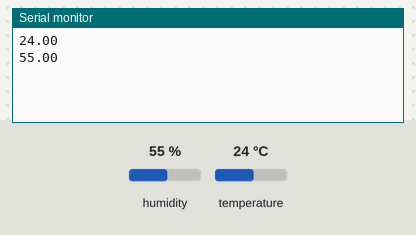
The sketch below on a simulated ESP8266 (NodeMCU). On the bench: the last lines printed to the serial monitor. Inputs (shaded band) come from the test bench; at power-on: humidity 55 %, temperature 24 °C. WiFi joins after 1.5 s; servers stay silent unless stated.

Above: at 3.0 s.
3.1 s: humidity set to 22 %
At 4.4 s:
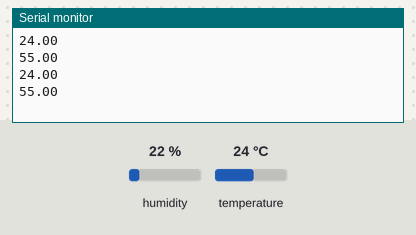
4.6 s: temperature set to 12 °C
At 6.0 s:
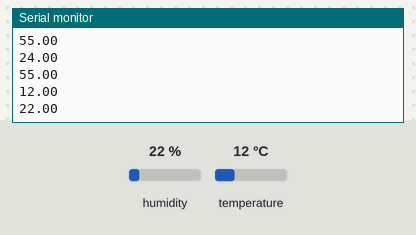
6.1 s: humidity set to 40 %
At 7.6 s:
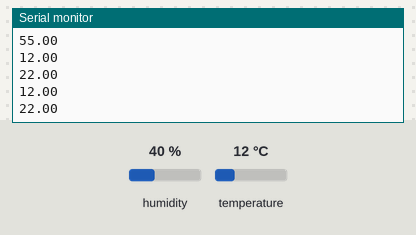
Timing chart, 0 to 9.1 s (numbered marks = the images above; inputs shaded):
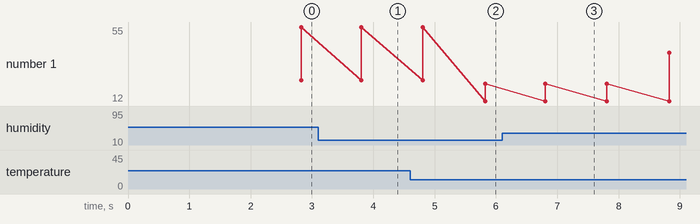

The sketch:

blynkDHTGauge.ino
```cpp
#define BLYNK_PRINT Serial
#include <ESP8266WiFi.h>
#include <BlynkSimpleEsp8266.h>
#include <DHT.h>
#define DHTPIN D1
#define DHTTYPE DHT11
char ssid[]="wifi name";//provide wifi name
char pass[]="wifi password";//provide wifi Password
char auth[]="Auth Token";//Provide Auth Token
DHT dht(DHTPIN, DHTTYPE);
BlynkTimer timer;

void sensordata()
{
  float h = dht.readHumidity();
  float t = dht.readTemperature();
  Blynk.virtualWrite(V1, t);
  Blynk.virtualWrite(V2, h);
  Serial.println(t);
  Serial.println(h);
 }

void setup()
{
Serial.begin(9600);
Blynk.begin(auth, ssid, pass);
dht.begin();
timer.setInterval(1000L, sensordata);
}

void loop()
{
Blynk.run();
timer.run();
}
```

Measured:
- after the input at 4.6 s, the serial monitor: prints a new line after 1.2 s (image 2)
- plotted number 1: 22 → 40 after the input at 6.1 s
